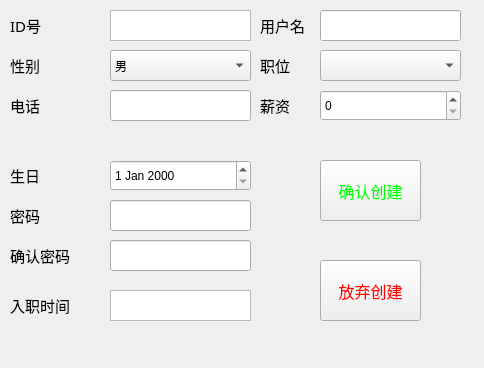
<?xml version="1.0" encoding="UTF-8"?>
<ui version="4.0">
 <class>UserInfoBox</class>
 <widget class="QWidget" name="UserInfoBox">
  <property name="geometry">
   <rect>
    <x>0</x>
    <y>0</y>
    <width>484</width>
    <height>368</height>
   </rect>
  </property>
  <property name="windowTitle">
   <string>Form</string>
  </property>
  <property name="styleSheet">
   <string notr="true">  
 </string>
  </property>
  <widget class="QLabel" name="label">
   <property name="geometry">
    <rect>
     <x>260</x>
     <y>10</y>
     <width>71</width>
     <height>31</height>
    </rect>
   </property>
   <property name="font">
    <font>
     <family>楷体</family>
     <pointsize>11</pointsize>
    </font>
   </property>
   <property name="text">
    <string>用户名</string>
   </property>
  </widget>
  <widget class="QLabel" name="label_2">
   <property name="geometry">
    <rect>
     <x>10</x>
     <y>10</y>
     <width>71</width>
     <height>31</height>
    </rect>
   </property>
   <property name="font">
    <font>
     <family>楷体</family>
     <pointsize>11</pointsize>
    </font>
   </property>
   <property name="text">
    <string>ID号</string>
   </property>
  </widget>
  <widget class="QTextBrowser" name="text_ID">
   <property name="geometry">
    <rect>
     <x>110</x>
     <y>10</y>
     <width>141</width>
     <height>31</height>
    </rect>
   </property>
   <property name="cursor" stdset="0">
    <cursorShape>ForbiddenCursor</cursorShape>
   </property>
  </widget>
  <widget class="QLineEdit" name="lineEdit_Name">
   <property name="geometry">
    <rect>
     <x>320</x>
     <y>10</y>
     <width>141</width>
     <height>31</height>
    </rect>
   </property>
  </widget>
  <widget class="QLabel" name="label_3">
   <property name="geometry">
    <rect>
     <x>10</x>
     <y>50</y>
     <width>71</width>
     <height>31</height>
    </rect>
   </property>
   <property name="font">
    <font>
     <family>楷体</family>
     <pointsize>11</pointsize>
    </font>
   </property>
   <property name="text">
    <string>性别</string>
   </property>
  </widget>
  <widget class="QComboBox" name="comboBox_Sex">
   <property name="geometry">
    <rect>
     <x>110</x>
     <y>50</y>
     <width>141</width>
     <height>31</height>
    </rect>
   </property>
   <item>
    <property name="text">
     <string>男</string>
    </property>
   </item>
   <item>
    <property name="text">
     <string>女</string>
    </property>
   </item>
  </widget>
  <widget class="QLabel" name="label_4">
   <property name="geometry">
    <rect>
     <x>10</x>
     <y>290</y>
     <width>71</width>
     <height>31</height>
    </rect>
   </property>
   <property name="font">
    <font>
     <family>楷体</family>
     <pointsize>11</pointsize>
    </font>
   </property>
   <property name="text">
    <string>入职时间</string>
   </property>
  </widget>
  <widget class="QTextBrowser" name="text_JoinTime">
   <property name="geometry">
    <rect>
     <x>110</x>
     <y>290</y>
     <width>141</width>
     <height>31</height>
    </rect>
   </property>
  </widget>
  <widget class="QLabel" name="label_5">
   <property name="geometry">
    <rect>
     <x>260</x>
     <y>90</y>
     <width>71</width>
     <height>31</height>
    </rect>
   </property>
   <property name="font">
    <font>
     <family>楷体</family>
     <pointsize>11</pointsize>
    </font>
   </property>
   <property name="text">
    <string>薪资</string>
   </property>
  </widget>
  <widget class="QLabel" name="label_6">
   <property name="geometry">
    <rect>
     <x>10</x>
     <y>200</y>
     <width>71</width>
     <height>31</height>
    </rect>
   </property>
   <property name="font">
    <font>
     <family>楷体</family>
     <pointsize>11</pointsize>
    </font>
   </property>
   <property name="text">
    <string>密码</string>
   </property>
  </widget>
  <widget class="QLineEdit" name="lineEdit_psswd">
   <property name="geometry">
    <rect>
     <x>110</x>
     <y>200</y>
     <width>141</width>
     <height>31</height>
    </rect>
   </property>
  </widget>
  <widget class="QPushButton" name="pb_confirm">
   <property name="geometry">
    <rect>
     <x>320</x>
     <y>160</y>
     <width>101</width>
     <height>61</height>
    </rect>
   </property>
   <property name="palette">
    <palette>
     <active>
      <colorrole role="ButtonText">
       <brush brushstyle="SolidPattern">
        <color alpha="255">
         <red>0</red>
         <green>255</green>
         <blue>0</blue>
        </color>
       </brush>
      </colorrole>
     </active>
     <inactive>
      <colorrole role="ButtonText">
       <brush brushstyle="SolidPattern">
        <color alpha="255">
         <red>0</red>
         <green>255</green>
         <blue>0</blue>
        </color>
       </brush>
      </colorrole>
     </inactive>
     <disabled>
      <colorrole role="ButtonText">
       <brush brushstyle="SolidPattern">
        <color alpha="255">
         <red>120</red>
         <green>120</green>
         <blue>120</blue>
        </color>
       </brush>
      </colorrole>
     </disabled>
    </palette>
   </property>
   <property name="font">
    <font>
     <family>楷体</family>
     <pointsize>12</pointsize>
    </font>
   </property>
   <property name="text">
    <string>确认创建</string>
   </property>
  </widget>
  <widget class="QPushButton" name="pb_giveup">
   <property name="geometry">
    <rect>
     <x>320</x>
     <y>260</y>
     <width>101</width>
     <height>61</height>
    </rect>
   </property>
   <property name="palette">
    <palette>
     <active>
      <colorrole role="ButtonText">
       <brush brushstyle="SolidPattern">
        <color alpha="255">
         <red>255</red>
         <green>0</green>
         <blue>0</blue>
        </color>
       </brush>
      </colorrole>
     </active>
     <inactive>
      <colorrole role="ButtonText">
       <brush brushstyle="SolidPattern">
        <color alpha="255">
         <red>255</red>
         <green>0</green>
         <blue>0</blue>
        </color>
       </brush>
      </colorrole>
     </inactive>
     <disabled>
      <colorrole role="ButtonText">
       <brush brushstyle="SolidPattern">
        <color alpha="255">
         <red>120</red>
         <green>120</green>
         <blue>120</blue>
        </color>
       </brush>
      </colorrole>
     </disabled>
    </palette>
   </property>
   <property name="font">
    <font>
     <family>楷体</family>
     <pointsize>12</pointsize>
    </font>
   </property>
   <property name="cursor">
    <cursorShape>CrossCursor</cursorShape>
   </property>
   <property name="text">
    <string>放弃创建</string>
   </property>
  </widget>
  <widget class="QLabel" name="label_7">
   <property name="geometry">
    <rect>
     <x>260</x>
     <y>50</y>
     <width>71</width>
     <height>31</height>
    </rect>
   </property>
   <property name="font">
    <font>
     <family>楷体</family>
     <pointsize>11</pointsize>
    </font>
   </property>
   <property name="text">
    <string>职位</string>
   </property>
  </widget>
  <widget class="QComboBox" name="comboBox_type">
   <property name="geometry">
    <rect>
     <x>320</x>
     <y>50</y>
     <width>141</width>
     <height>31</height>
    </rect>
   </property>
  </widget>
  <widget class="QLabel" name="label_8">
   <property name="geometry">
    <rect>
     <x>10</x>
     <y>90</y>
     <width>71</width>
     <height>31</height>
    </rect>
   </property>
   <property name="font">
    <font>
     <family>楷体</family>
     <pointsize>11</pointsize>
    </font>
   </property>
   <property name="text">
    <string>电话</string>
   </property>
  </widget>
  <widget class="QLineEdit" name="lineEdit_call">
   <property name="geometry">
    <rect>
     <x>110</x>
     <y>90</y>
     <width>141</width>
     <height>31</height>
    </rect>
   </property>
  </widget>
  <widget class="QLabel" name="label_9">
   <property name="geometry">
    <rect>
     <x>10</x>
     <y>160</y>
     <width>71</width>
     <height>31</height>
    </rect>
   </property>
   <property name="font">
    <font>
     <family>楷体</family>
     <pointsize>11</pointsize>
    </font>
   </property>
   <property name="text">
    <string>生日</string>
   </property>
  </widget>
  <widget class="QDateEdit" name="dateEdit_birth">
   <property name="geometry">
    <rect>
     <x>110</x>
     <y>160</y>
     <width>141</width>
     <height>31</height>
    </rect>
   </property>
  </widget>
  <widget class="QSpinBox" name="spinBox_salary">
   <property name="geometry">
    <rect>
     <x>320</x>
     <y>90</y>
     <width>141</width>
     <height>31</height>
    </rect>
   </property>
  </widget>
  <widget class="QLabel" name="label_10">
   <property name="geometry">
    <rect>
     <x>10</x>
     <y>240</y>
     <width>81</width>
     <height>31</height>
    </rect>
   </property>
   <property name="font">
    <font>
     <family>楷体</family>
     <pointsize>11</pointsize>
    </font>
   </property>
   <property name="text">
    <string>确认密码</string>
   </property>
  </widget>
  <widget class="QLineEdit" name="lineEdit_psswdagain">
   <property name="geometry">
    <rect>
     <x>110</x>
     <y>240</y>
     <width>141</width>
     <height>31</height>
    </rect>
   </property>
  </widget>
 </widget>
 <resources/>
 <connections/>
</ui>
